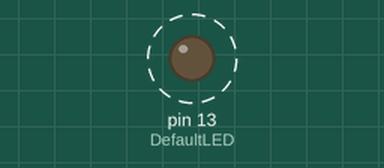
Simulated run of this sketch. Board: Arduino Uno, built with avr-gcc and run on an emulated ATmega328P. Shown: output pins drawn as LEDs (lit = HIGH). Dashed ring = blinking. What the sketch prints to the serial monitor is not drawn.

Above: at 0.5 s.
Timing chart, 0 to 4.6 s (numbered marks = the images above):
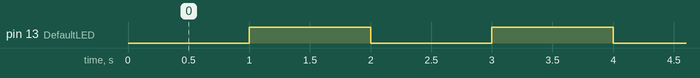

The sketch:

OurVisualMicroTest2.ino
```cpp
#define DefaultLED 13
#define Test 8

int x = 0;

void setup()
{
	Serial.begin(115200);
	Serial.println("Hello, this is a test");
	pinMode(DefaultLED, OUTPUT);
	digitalWrite(DefaultLED, LOW);
}

void loop()
{
	digitalWrite(DefaultLED, LOW);
	delay(1000);
	Serial.print("X = ");
	Serial.println(x);
	digitalWrite(DefaultLED, HIGH);
	delay(1000);
	x++;
	if (x > 9) {
		x = 0;
	}
}

int test() {
	Serial.print("This is a new branch");
}
```

Measured:
- by itself, pin 13 (DefaultLED): alternates HIGH for 1.0 s and LOW for 1.0 s
